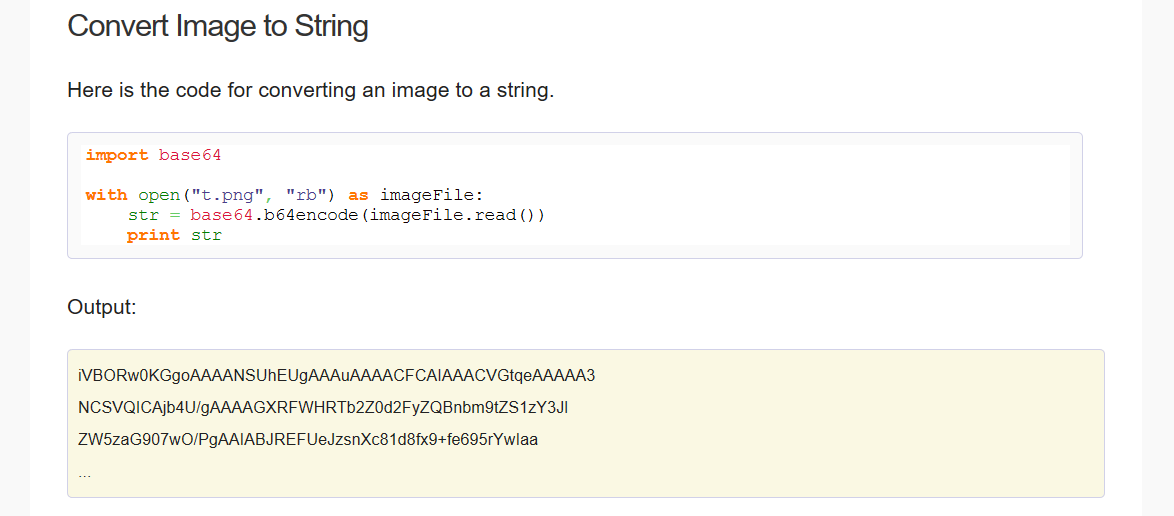
#> input picture ConvertImageToString.png, 1174 x 516 px, given as the content of the folder Images/., which was not available
$ python DatasetPrepAndCollection.py
#> lines starting #> are read from the running program, lines starting #| are printed output that depends on the picture; after the words box and inside, x2 and y2 are one past the last pixel; in counts of white or black regions, pixels touching at a corner belong together; pictures that were not available may be replaced by others from this repository, and a replacement may not be noted
#> the answer given: 1
#> the answer given: .
### ImageModificationModule.py
# -*- coding: utf-8 -*-
"""
Created on Tue Oct 10 23:41:17 2017

@author: ADITYA
"""

import cv2
import numpy as np

def getImageArray(string):
    #CONVERTING IMAGE INTO GRAYSCALE IMAGE ------------------------------------------------------------------------------
#> called with string = 'Images\\./ConvertImageToString.png'
    img = cv2.imread(string)
#> img is the input picture: shape (516, 1174, 3); mean B, G, R 243.1, 248.2, 248.9

    #GRAYSCALING --------------------------------------------------------------------------------------------------------
    grayFrame = cv2.cvtColor(img, cv2.COLOR_BGR2GRAY)

    #OBTAINING THE SHAPE OF THE IMAGE -----------------------------------------------------------------------------------
    grayFrameShape = grayFrame.shape[:2]
#> grayFrameShape = (516, 1174)

    #RESIZING THE IMAGE -------------------------------------------------------------------------------------------------
    divisionValue = 200.0/grayFrameShape[0]
#> divisionValue = 0.388
    rows = 200
    cols = int(grayFrameShape[1]*divisionValue)
#> cols = 455
    grayFrameResized = cv2.resize(grayFrame, (cols, rows))
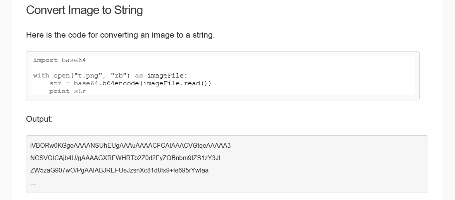
#> grayFrameResized: shape (200, 455); min 12, max 255, mean 247.7


    #THRESHOLDING THE IMAGE  --------------------------------------------------------------------------------------------
    ret, thresholdFrame = cv2.threshold(grayFrameResized, 250, 255, cv2.THRESH_BINARY)
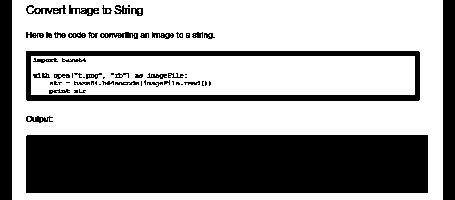
#> thresholdFrame: shape (200, 455); 61.6% white; 64 black regions (27 under 20 px), largest, box (x1, y1, x2, y2) and area: (26, 135, 428, 193) 23315, (26, 51, 420, 101) 4721, (0, 0, 12, 200) 2400


    #BINARIZING THE RESIZED IMAGE ---------------------------------------------------------------------------------------
    finalImage = thresholdFrame
    finalBinary = np.clip(finalImage, 0 ,1)

    #FUNCTION TO RETURN THE IMAGE ---------------------------------------------------------------------------------------
    return finalBinary, finalImage


# [5 lines of commented-out code are left out]

### DatasetPrepAndCollection.py
# -*- coding: utf-8 -*-
"""
Created on Wed Oct 11 00:29:47 2017

@author: ADITYA
"""
import numpy as np
from ImageModificationModule import *
import cv2
import pandas as pd
import csv
import os


#DATASET PREPARATION AND COMPILATION
option = input('\nWelcome to the signature verification system.')

directory = input('Enter the directory name : ')
DIR = 'Images\\' + directory
for img in (os.listdir(DIR)):
        path = os.path.join(DIR,img)

        #ACCESSING THE IMAGE
        imageB, image  = getImageArray(path)
    #    directory = directory - '.png'
    #    directory = directory - string2
        dims = imageB.shape
#> dims = (200, 455)


        #MAXIMUM HORIZONTAL HISTOGRAM
        nb_zerosH = 0
        horizontalMax = 0
        for i in range(0, dims[0]):
            temp = np.count_nonzero(imageB[i , :])
            temp = dims[1]- 1 - temp
            if nb_zerosH<temp:
                nb_zerosH = temp
                horizontalMax = i
#> this loop made 200 passes
#> (temp, nb_zerosH) on passes 1, 6, 7, 9, 34, 52, 53, 136, 137: (23, 23), (39, 39), (45, 45), (110, 110), (156, 156), (416, 416), (417, 417), (424, 424), (425, 425)
#> temp on passes 2, 3, 4, 5, 8, 10: 23, 23, 23, 23, 37, 87
#> after the loop, horizontalMax = 136; nb_zerosH = 425


        #MAXIMUM VERTICAL HISTOGRAM
        nb_zerosV = 0
        verticalMax = 0
        for i in range(0, dims[1]):
            temp = np.count_nonzero(imageB[:, i])
            temp = dims[0] - 1 - temp
            if nb_zerosV<temp:
                nb_zerosV = temp
                verticalMax = i
#> this loop made 455 passes
#> (temp, nb_zerosV) on pass 1: (199, 199)
#> temp on passes 2 to 7: 199, 199, 199, 199, 199, 199
#> after the loop, nb_zerosV = 199; verticalMax = 0


        #FINDING CENTER OF MASS
        from scipy import ndimage
        comLeftHalf = ndimage.measurements.center_of_mass(imageB[:, 0:int(dims[1]/2)])
#> comLeftHalf = (77.54, 117.3)
        comLeftHalfX = comLeftHalf[0]
#> comLeftHalfX = 77.54
        comLeftHalfY = comLeftHalf[1]
#> comLeftHalfY = 117.3
        comRightHalf = ndimage.measurements.center_of_mass(imageB[:, int(dims[1]/2):])
#> comRightHalf = (75.75, 110.8)
        comRightHalfY = comRightHalf[0]
#> comRightHalfY = 75.75
        comRightHalfX = comRightHalf[1]
#> comRightHalfX = 110.8

        #NORMALISED SIGNATURE AREA
        signatureArea = np.count_nonzero(imageB == 0)
#> signatureArea = 34955
        normalisedSignatureArea = signatureArea/(dims[0]*dims[1])
#> normalisedSignatureArea = 0.384


        #FINDING THE RATIO OF WIDTH AND HEIGHT
        yzero = 1
        for i in range(0, dims[0]):
            temp = np.count_nonzero(imageB[i, :])
            if temp<(dims[1]-1):
                yzero = i
                break
#> this loop made 1 pass
#> temp on pass 1: 431

        yfinal = 0
        for i in range(dims[0]-1, 0, -1):
            temp = np.count_nonzero(imageB[i, :])
            if temp<(dims[1]-1):
                yfinal = i
                break

        xzero = 0
        for i in range(0, dims[1]):
            temp = np.count_nonzero(imageB[:, i])
            if temp<(dims[0]-1):
                xzero = i
                break
#> this loop made 1 pass
#> temp on pass 1: 0

        xfinal = 0
        for i in range(dims[1]-1, 0, -1):
            temp = np.count_nonzero(imageB[:, i])
            if temp<(dims[0]-1):
                xfinal = i
                break

        ratio = (yfinal - yzero)/(xfinal - xzero)
#> ratio = 0.438


        #NORMALISED AREA FOR 3 HALVES
        #areaOfFirstHalf
        count = np.count_nonzero(imageB[:, 0:int(dims[1]/3)] == 0)
#> count = 12897
        areaOneThirdFirst = count/(dims[0]*(dims[1]/3))
#> areaOneThirdFirst = 0.425
        count = np.count_nonzero(imageB[:, int(dims[1]/3):2*int(dims[1]/3)] == 0)
#> count = 10859
        areaOneThirdSecond = count/(dims[0]*(dims[1]/3))
#> areaOneThirdSecond = 0.358
        count = np.count_nonzero(imageB[:, 2*int(dims[1]/3):3*int(dims[1]/3)] == 0)
#> count = 10799
        areaOneThirdThird = count/(dims[0]*(dims[1]/3))
#> areaOneThirdThird = 0.356


        #NORMALISED AREA FOR 6 HALVES
        count = np.count_nonzero(imageB[0:int(dims[0]/2), 0:int(dims[1]/3)] == 0)
#> count = 4218
        areaOneSixthFirst = count/((dims[0]/2)*(dims[1]/3))
#> areaOneSixthFirst = 0.278
        count = np.count_nonzero(imageB[int(dims[0]/2):2*int(dims[0]/2), 0:int(dims[1]/3)] == 0)
#> count = 8679
        areaOneSixthSecond = count/((dims[0]/2)*(dims[1]/3))
#> areaOneSixthSecond = 0.572

        count = np.count_nonzero(imageB[0:int(dims[0]/2), int(dims[1]/3):2*int(dims[1]/3)] == 0)
#> count = 1950
        areaOneSixthThird = count/((dims[0]/2)*(dims[1]/3))
#> areaOneSixthThird = 0.129
        count = np.count_nonzero(imageB[int(dims[0]/2):2*int(dims[0]/2), int(dims[1]/3):2*(int(dims[1]/3))] == 0)
#> count = 8909
        areaOneSixthFourth = count/((dims[0]/2)*(dims[1]/3))
#> areaOneSixthFourth = 0.587

        count = np.count_nonzero(imageB[0:int(dims[0]/2), 2*(int(dims[1]/3)):3*int(dims[1]/3)] == 0)
#> count = 2374
        areaOneSixthFifth = count/((dims[0]/2)*(dims[1]/3))
#> areaOneSixthFifth = 0.157
        count = np.count_nonzero(imageB[int(dims[0]/2):2*int(dims[0]/2), int(dims[1]/3):2*(int(dims[1]/3))] == 0)
#> count = 8909
        areaOneSixthSixth = count/((dims[0]/2)*(dims[1]/3))
#> areaOneSixthSixth = 0.587

        #FLIP AND BITWISE AND
        imageDash = cv2.bitwise_not(image)
        flip = imageDash.copy()
        flip = cv2.flip(flip, 1)
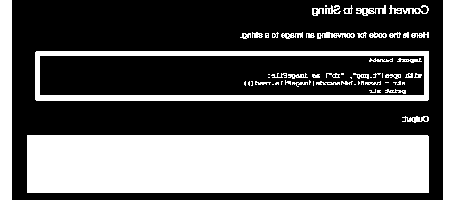
#> flip: shape (200, 455); 38.4% white; 64 white regions (27 under 20 px), largest, box (x1, y1, x2, y2) and area: (27, 135, 429, 193) 23315, (35, 51, 429, 101) 4721, (0, 0, 12, 200) 2400
        andedImage = cv2.bitwise_and(imageDash, flip)
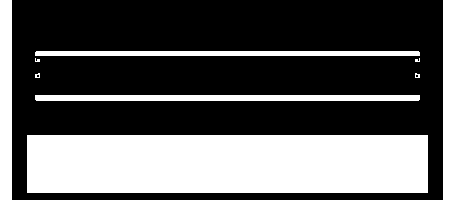
#> andedImage: shape (200, 455); 35.6% white; 9 white regions (4 under 20 px), largest, box (x1, y1, x2, y2) and area: (27, 135, 428, 193) 23258, (0, 0, 12, 200) 2400, (443, 0, 455, 200) 2400, (35, 95, 420, 101) 2308, (35, 51, 420, 56) 1923
        andedImage = cv2.bitwise_not(andedImage)
        bitwiseAnd = np.count_nonzero(andedImage)
#> bitwiseAnd = 58647


        #CREATING THE CSV FILE
        if directory=='Real':
            rowVariable = (horizontalMax, verticalMax, comLeftHalfX, comLeftHalfY, comRightHalfX, comLeftHalfY, normalisedSignatureArea,
                           ratio, areaOneThirdFirst, areaOneThirdSecond, areaOneThirdThird, areaOneSixthFirst,
                           areaOneSixthSecond, areaOneSixthThird, areaOneSixthFourth, areaOneSixthFifth, areaOneSixthSixth)
            with open(r'DatasetsCreated\oneSet1.csv', 'a', newline='') as outfile:
                writer = csv.writer(outfile)
                writer.writerow(rowVariable)
            print('The features have been extracted and stored into the csv file')

        else:
            rowVariable = (horizontalMax, verticalMax, comLeftHalfX, comLeftHalfY, comRightHalfX, comLeftHalfY, normalisedSignatureArea,
                           ratio, areaOneThirdFirst, areaOneThirdSecond, areaOneThirdThird, areaOneSixthFirst,
                           areaOneSixthSecond, areaOneSixthThird, areaOneSixthFourth, areaOneSixthFifth, areaOneSixthSixth)
#> rowVariable = (136, 0, 77.54, 117.3, 110.8, 117.3, 0.384, 0.438, 0.425, 0.358, 0.356, 0.278, 0.572, 0.129, 0.587, 0.157, 0.587)
            with open(r'DatasetsCreated\testSet.csv', 'a', newline='') as outfile:
                writer = csv.writer(outfile)
                writer.writerow(rowVariable)
            print('The features have been extracted and stored into the csv file')
